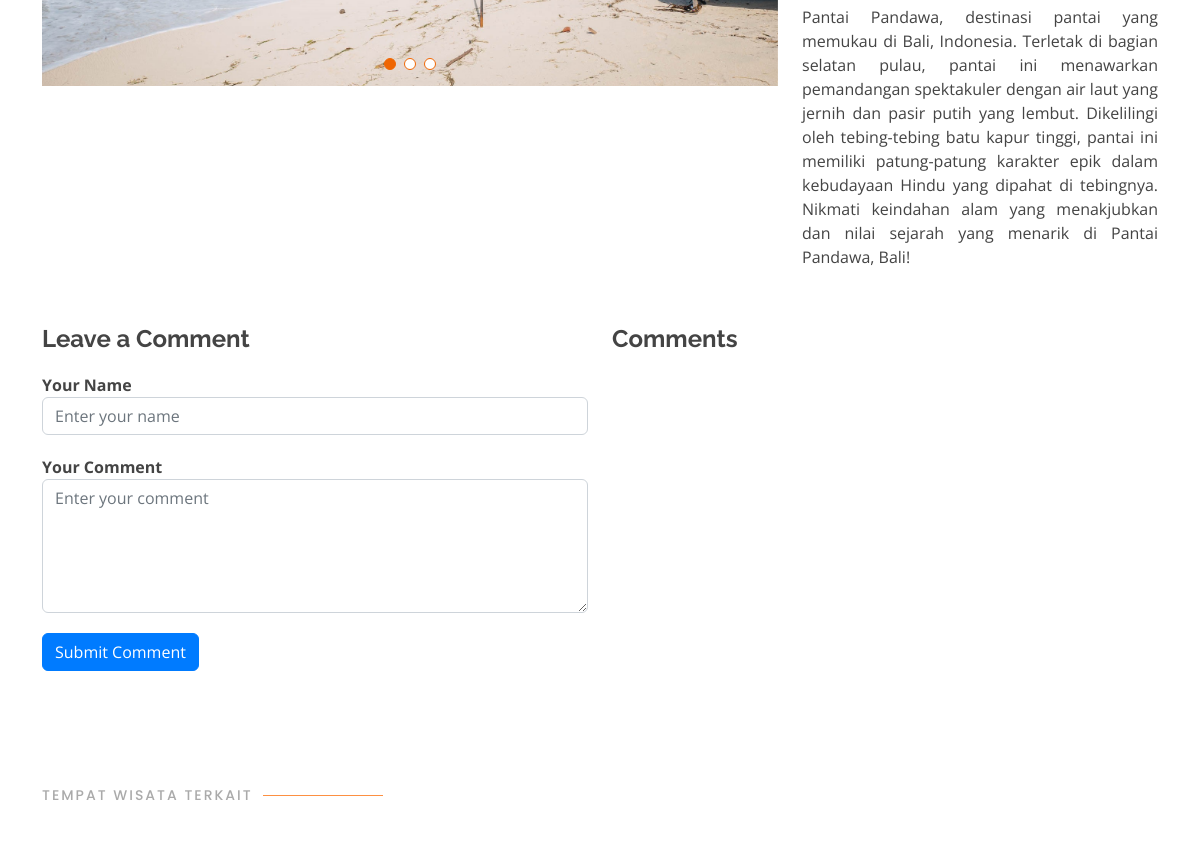
The page /portfolio-details.php?id_tempat_wisata=1 (middle part) on the database as committed earlier.
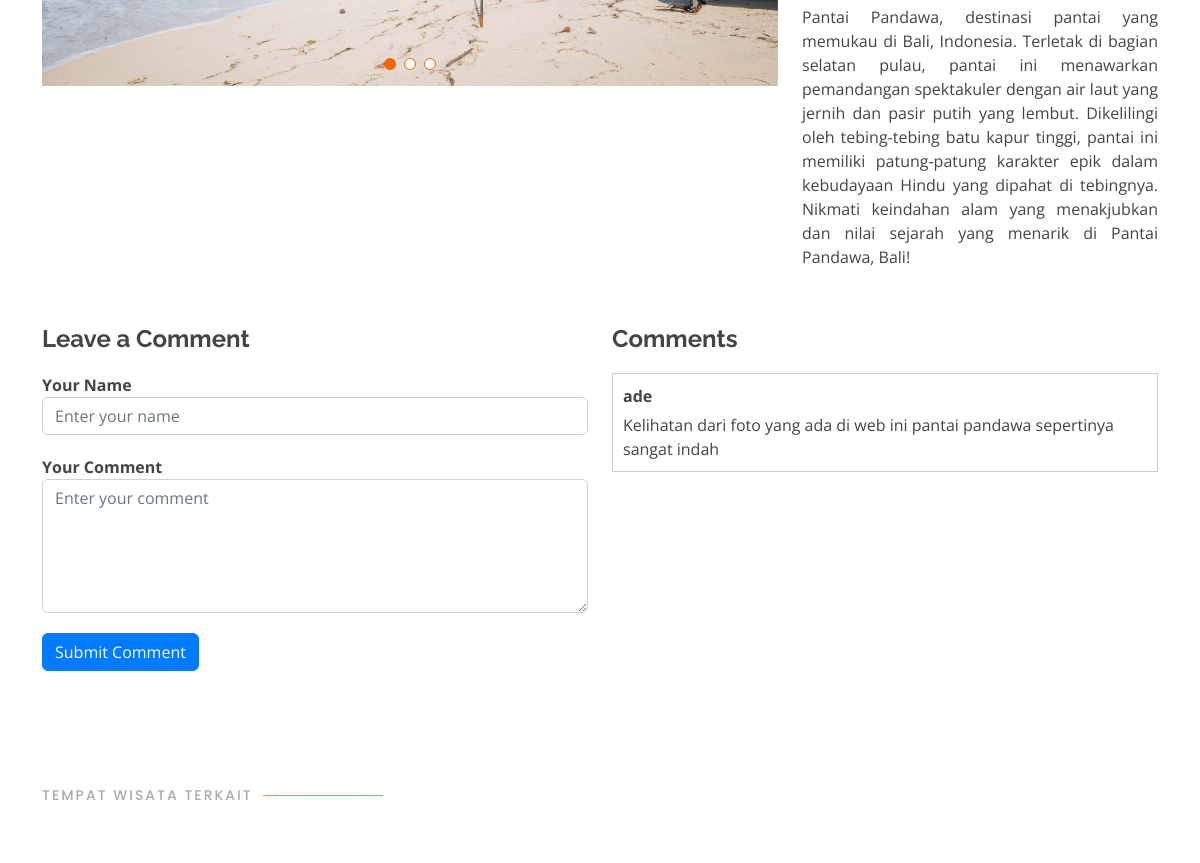
The same page on the database as committed later.
### tables this page shows
CREATE TABLE `image` (
  `id_image` int(11) NOT NULL,
  `image` varchar(255) NOT NULL,
  `image_satu` varchar(255) NOT NULL,
  `image_dua` varchar(255) NOT NULL,
  `id_tempat_wisata` int(11) NOT NULL
);

CREATE TABLE `komentar` (
  `id_komentar` int(11) NOT NULL,
  `komentar` text NOT NULL,
  `name_user` varchar(100) NOT NULL,
  `id_tempat_wisata` int(11) NOT NULL
);

### public/portfolio-details.php (the view, shortened to what the changed rows need)
<!DOCTYPE html>
<html lang="en">
<head>
    <link href="assets/vendor/animate.css/animate.min.css" rel="stylesheet">
    <link href="assets/vendor/aos/aos.css" rel="stylesheet">
    <link href="assets/vendor/bootstrap/css/bootstrap.min.css" rel="stylesheet">
    <link href="assets/vendor/bootstrap-icons/bootstrap-icons.css" rel="stylesheet">
    <link href="assets/vendor/boxicons/css/boxicons.min.css" rel="stylesheet">
    <link href="assets/vendor/glightbox/css/glightbox.min.css" rel="stylesheet">
    <link href="assets/vendor/remixicon/remixicon.css" rel="stylesheet">
    <link href="assets/vendor/swiper/swiper-bundle.min.css" rel="stylesheet">
    <link href="assets/css/style.css" rel="stylesheet">
</head>
<body>
    <main id="main">
        <section id="portfolio-details" class="portfolio-details">
            <div class="container">
                <div class="row gy-4">
                    <div class="col-lg-8">
                        <div class="portfolio-details-slider swiper">
                            <div class="swiper-wrapper align-items-center">
                                <?php
                                include "../config/config.php";
                                $id_tempat_wisata = $_GET['id_tempat_wisata'];
                                $data = mysqli_query($host, "SELECT * FROM `image` WHERE `id_tempat_wisata` = $id_tempat_wisata");
                                while ($d = mysqli_fetch_array($data)) {
                                ?>
                                    <div class="swiper-slide">
                                        <img src="../admin/assets/img/<?php echo $d["image"]; ?>" data-gallery="portfolioGallery" class="portfolio-lightbox preview-link" alt="">
                                    </div>
                                <?php
                                }
                                ?>
                            </div>
                        </div>
                    </div>
                    <div class="portfolio-comments">
                        <div class="row">
                            <div class="col-lg-6">
                                <div class="comment-list">
                                    <?php
                                    include "../config/config.php";
                                    $data = mysqli_query($host, "SELECT * FROM `komentar` WHERE id_tempat_wisata = $id_tempat_wisata");
                                    ?>
                                    <?php foreach ($data as $comment) : ?>
                                        <div class="comment">
                                            <div class="comment-author"><?php echo $comment['name_user']; ?></div>
                                            <div class="comment-content"><?php echo $comment['komentar']; ?></div>
                                        </div>
                                    <?php endforeach; ?>
                                </div>
                            </div>
                        </div>
                    </div>
                </div>
            </div>
        </section>
                <section id="portfolio" class="portfolio">
                <div class="container">
                    <div class="section-title" data-aos="fade-up">
                    <h2>Tempat Wisata Terkait</h2>
                    </div>
                </div>
                </section>
    </main>
</body>
</html>

Rows that differ between the two databases and show on the page:
added komentar: name_user "ade", komentar "Kelihatan dari foto yang ada di web ini pantai pandawa sepertinya sangat indah"
